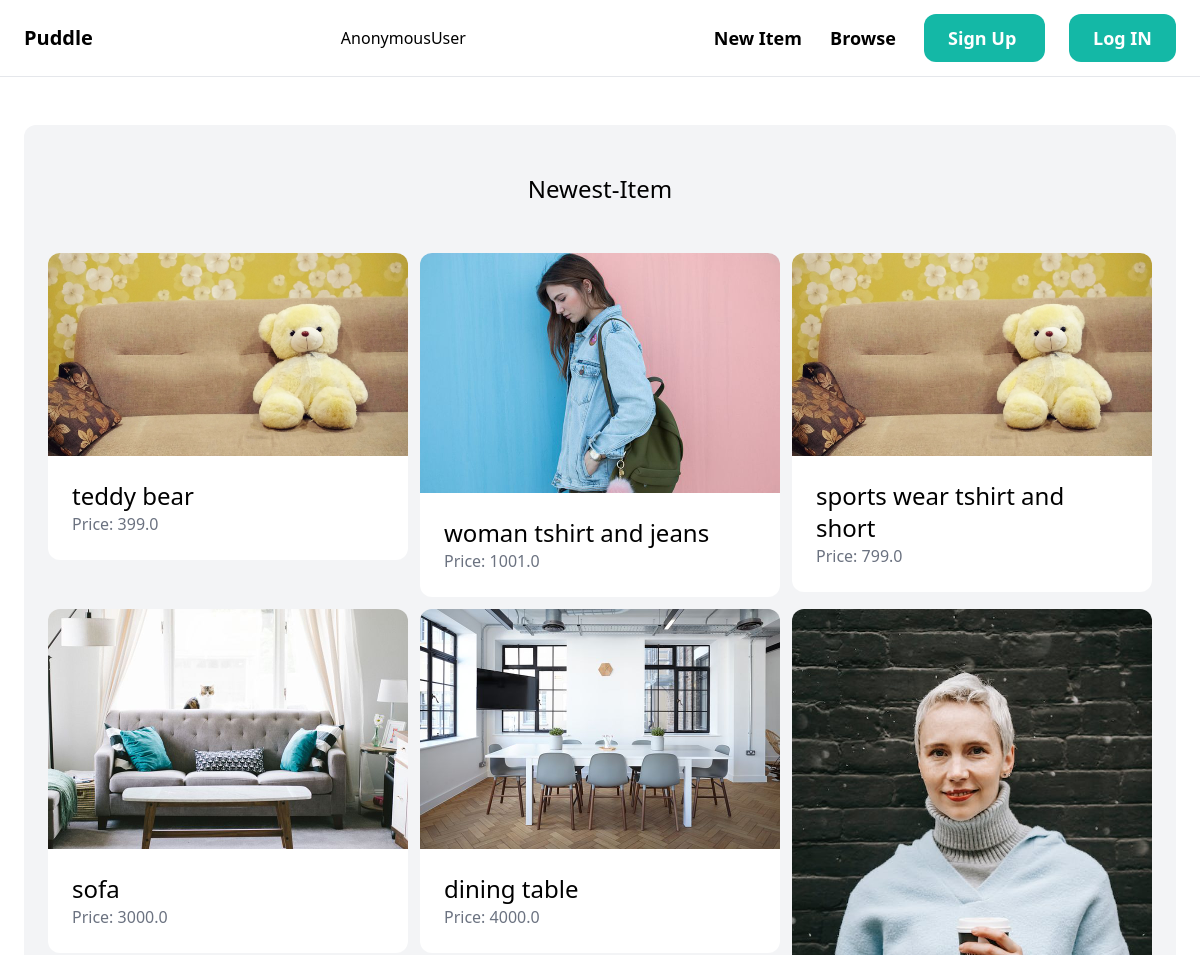
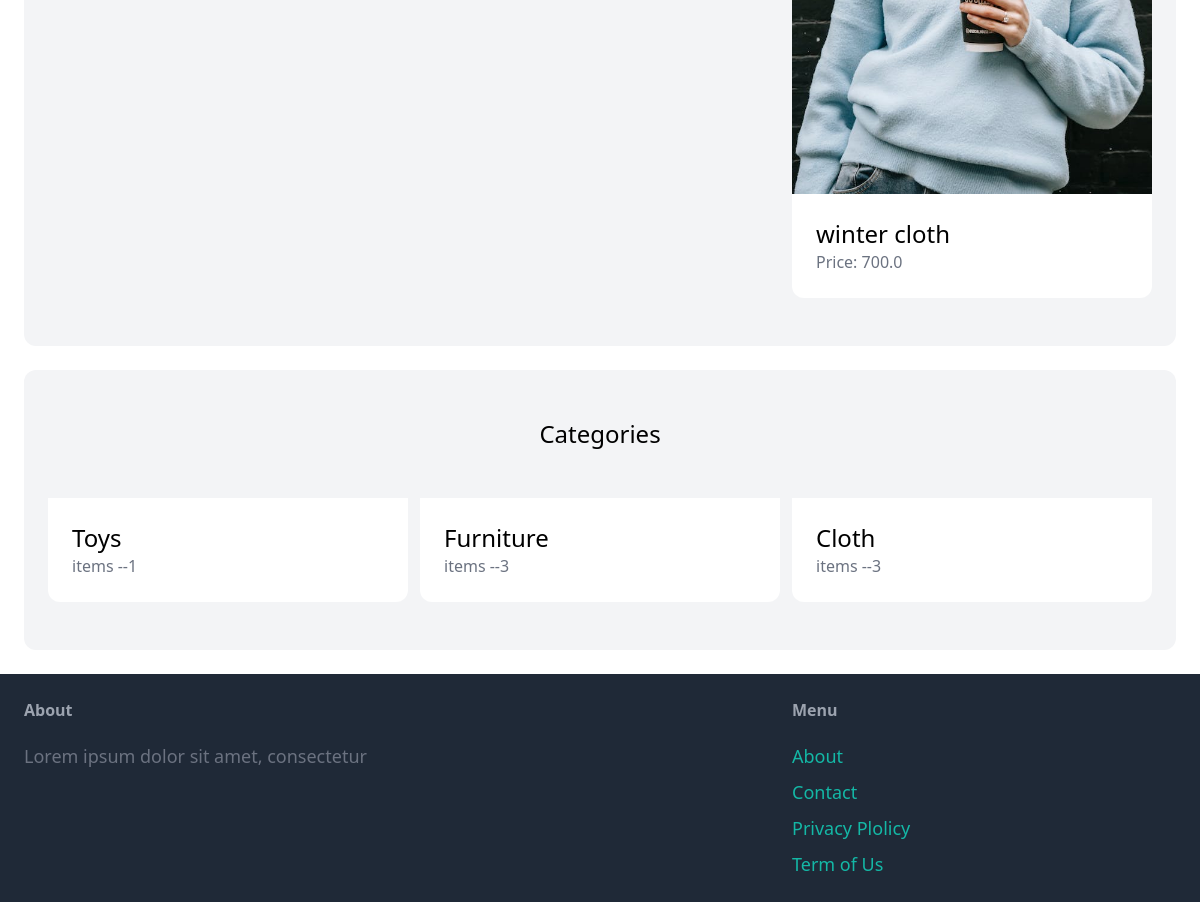
The page / on the database its author committed (2 pictures, top to bottom).
### item/models.py (models this page shows, shortened)
class Item(models.Model):
    category=models.ForeignKey(Category , related_name='items' , on_delete=models.CASCADE)
    name= models.CharField(max_length=255)
    description=models.TextField(blank=True, null=True)
    price=models.FloatField()
    image=models.ImageField(upload_to='items_images' ,blank=True , null=True)
    is_sold=models.BooleanField(default=False)
    created_by = models.ForeignKey(User , related_name='items' , on_delete=models.CASCADE)
    created_at =models.DateTimeField(auto_now_add=True)

class Category(models.Model):
    name= models.CharField(max_length=255)
    class Meta:
        verbose_name_plural="Categories"

### core/views.py (the view)
# urls.py: path('',views.index, name='index'),
def index(request):
    items = Item.objects.filter(is_sold=False)[0:6]
    categories= Category.objects.all()
    return render(request, 'core/index.html',{'categories':categories,'items':items})

### core/templates/core/index.html (shortened to what this page needs)
{% extends 'core/base.html' %}
{% block content %}
<div class="mt-6 px-6 py-12 bg-gray-100 rounded-xl">
    <h2 class="mb-12 text-2xl text-center">Newest-Item</h2>
    <div class="grid grid-cols-3 gap-3">
        {% for item in items %}
            <div>
                <a href="{% url 'item:detail' item.id %}">
                    <div>
                        <img src="{{ item.image.url }}" alt="" class="rounded-t-xl">
                    </div>
                    <div class="p-6 bg-white rounded-b-xl">
                        <h2 class="text-2xl">{{item.name}}</h2>
                        <p class="text-gray-500">Price: {{item.price}}</p>
                    </div>
                </a>
            </div>
        {% endfor %}
    </div>
</div>
<div class="mt-6 px-6 py-12 bg-gray-100 rounded-xl">
    <h2 class="mb-12 text-2xl text-center">Categories</h2>
    <div class="grid grid-cols-3 gap-3">
        {% for category in categories %}
        <div>
            <a href="#">
                <div class="p-6 bg-white rounded-b-xl">
                    <h2 class="text-2xl">{{category.name}}</h2>
                    <p class="text-gray-500">items --{{category.items.count}}</p>
                </div>
            </a>
        </div>
        {% endfor %}
    </div>
</div>
{% endblock content %}

### core/templates/core/base.html (shortened to what this page needs)
<!DOCTYPE html>
<html lang="en">
<head>
    <script src="https://cdn.tailwindcss.com"></script>
</head>
<body>
    <nav class="py-6 px-6 flex justify-between items-center border-b border-gray-200">
        <a href="/" class="text-xl font-semibold" >Puddle</a>
        <span>{{request.user}}</span>
        <div class="space-x-6">
            <a href="{% url 'item:new' %}" class="text-lg font-semibold hover:text-gray-500">New Item</a>
            <a href="{% url 'item:items'%}" class="text-lg font-semibold hover:text-gray-500">Browse</a>
            {% if request.user.is_authenticated %}
            <a href="{% url 'conversation:inbox'%}"  class="px-6 py-3 text-lg font-semibold bg-teal-500 text-white rounded-xl hover:bg-teal-700 "  > Inbox </a>
            <a href="{% url 'dashboard:index' %}" class="px-6 py-3 text-lg font-semibold bg-teal-500 text-white rounded-xl hover:bg-gray-700">Dashbord</a>
            {% else %}
            <a href="{% url 'core:signup' %}"  class="px-6 py-3 text-lg font-semibold bg-teal-500 text-white rounded-xl hover:bg-teal-700 "  > Sign Up </a>
            <a href="{% url 'core:login' %}" class="px-6 py-3 text-lg font-semibold bg-teal-500 text-white rounded-xl hover:bg-gray-700">Log IN</a>
            {%endif%}
        </div>
    </nav>
    <div class="px-6 py-6">
        {% block content %}{% endblock content %}
    </div>
    <footer class="py-6 px-6 flex justify-between bg-gray-800">
        <div class="w-2/3 pr-10">
            <h3 class="mb-5 font-semibold text-gray-400">About</h3>
            <p class="text-lg text-gray-500">Lorem ipsum dolor sit amet, consectetur</p>
        </div>
        <div class="w-1/3">
            <h3 class="mb-5 font-semibold text-gray-400">Menu</h3>
            <ul class="space-y-2">
                <li><a href="#" class="text-lg text-teal-500 hover:text-teal-700">About</a></li>
                <li><a href="{% url 'core:contact' %}" class="text-lg text-teal-500 hover:text-teal-700">Contact</a></li>
                <li><a href="#" class="text-lg text-teal-500 hover:text-teal-700">Privacy Plolicy</a></li>
                <li><a href="#" class="text-lg text-teal-500 hover:text-teal-700">Term of Us</a></li>
            </ul>
        </div>
    </footer>
</body>
</html>

### rows shown on the page
Item: image (picture), name "teddy bear", price "399.0"
Item: image (picture), name "woman tshirt and jeans", price "1001.0"
Item: image (picture), name "sports wear tshirt and short", price "799.0"
Item: image (picture), name "sofa", price "3000.0"
Item: image (picture), name "dining table", price "4000.0"
Item: image (picture), name "winter cloth", price "700.0"
Category: name "Toys", items.count "1"
Category: name "Furniture", items.count "3"
Category: name "Cloth", items.count "3"

### other values the page prints
{{ request.user }} "AnonymousUser"
